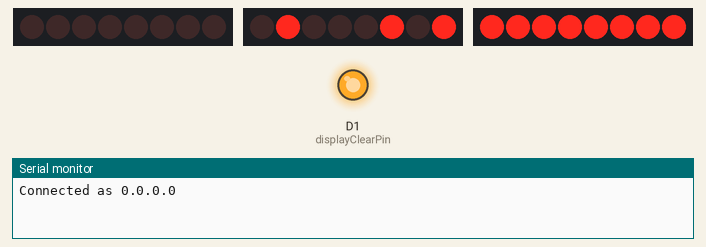
A program run on a simulated ESP8266 (NodeMCU). Parts: 3 × 8 shift-register outputs drawn as a row of LEDs (first output left, lit = HIGH), output pins drawn as LEDs (lit = HIGH), the last lines printed to the serial monitor. Wiring (inferred from the names in the program): 2 × shift register (74HC595): data D7, shift clock D5, latch D8 / data D4, shift clock D6. Wiring (inferred from the signals the program sends): 2 × row of LEDs: on Q0, Q1, Q2, Q3, Q4, Q5, Q6, Q7 / on Q0, Q1, Q2, Q3, Q4, Q5, Q6, Q7. WiFi joins after 1.5 s; servers stay silent unless stated; pins used as bus, display or sensor lines are not drawn.

Above: at 6.1 s.
At 6.6 s:
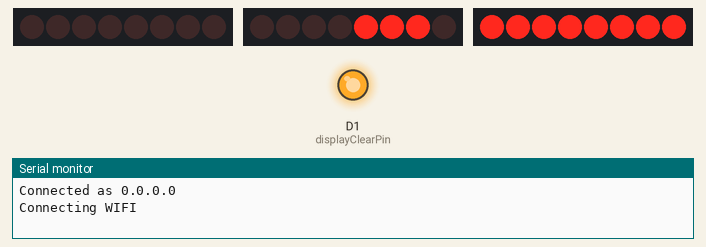
At 7.1 s:
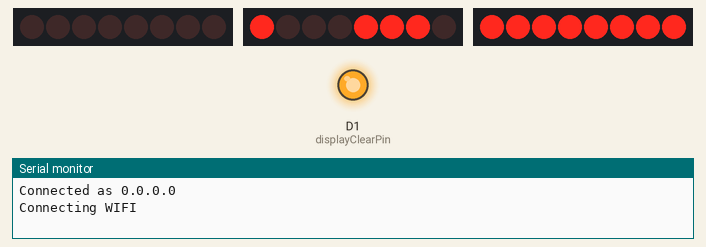
At 7.6 s:
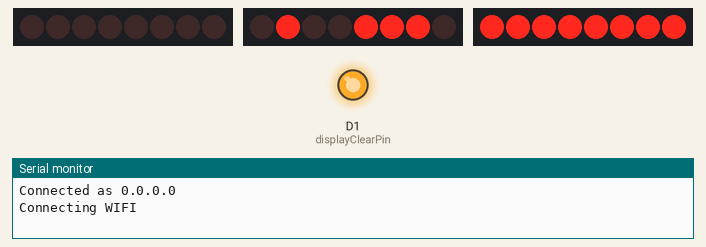
At 8.28 s:
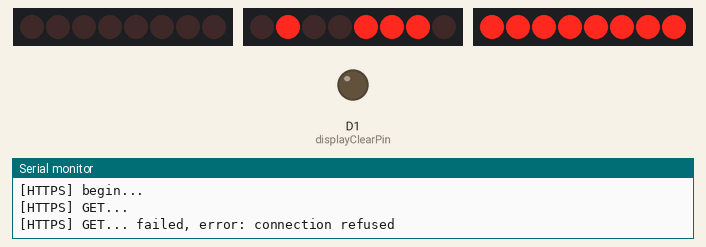
Timing chart, 0 to 9.8 s (numbered marks = the images above):
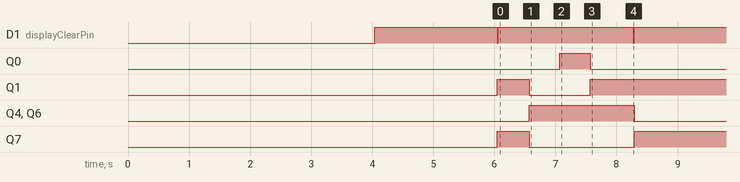

The program:

main.cpp
```cpp
#include <Arduino.h>
#include <MS6205.h> // https://github.com/holzachr/MS6205-arduino-library
#include <ESP8266WiFi.h>
#include <ESP8266HTTPClient.h>
#include <WiFiClientSecureBearSSL.h>
#include <Conf.h>
int const shiftRegisterLatchPin = D8;
int const shiftRegisterClockPin = D5;
int const shiftRegisterDataPin = D7;
int const displaySetPositionPin = D6;
int const displaySetCharacterPin = D4;
int const displayClearPin = D1;
MS6205 display(shiftRegisterLatchPin, shiftRegisterClockPin, shiftRegisterDataPin, displaySetPositionPin, displaySetCharacterPin, displayClearPin);
WiFiClient api;
void wifiConnect()
{
  if (WiFi.status() == WL_CONNECTED)
  {
    Serial.println(F("Already connected"));
    return;
  }
  display.clear();
  delay(500);
  display.setCursor(0, 6);
  display.write(F("Connecting WIFI"));
  Serial.println("Connecting WIFI");
  WiFi.mode(WIFI_STA);
  WiFi.hostname("plasma-matrix-display-iot");
  WiFi.begin(wifiSsid, wifiPass);
  while (WiFi.status() != WL_CONNECTED)
  {
    display.write(F("."));
    delay(500);
  }
}
String apiQuery()
{
  std::unique_ptr<BearSSL::WiFiClientSecure> client(new BearSSL::WiFiClientSecure);
  // Fingerprint expires on June 2, 2021, needs to be updated well before this date
  // const uint8_t fingerprint[20] = {0x40, 0xaf, 0x00, 0x6b, 0xec, 0x90, 0x22, 0x41, 0x8e, 0xa3, 0xad, 0xfa, 0x1a, 0xe8, 0x25, 0x41, 0x1d, 0x1a, 0x54, 0xb3};
  // client->setFingerprint(fingerprint);
  // Update: no need for fingerprint! Bit insecure, apparently but meh: https://buger.dread.cz/simple-esp8266-https-client-without-verification-of-certificate-fingerprint.html
  client->setInsecure();
  HTTPClient https;
  String payload;
  Serial.print(F("[HTTPS] begin...\n"));
  if (https.begin(*client, query))
  {
    Serial.print(F("[HTTPS] GET...\n"));
    int httpCode = https.GET();
    if (httpCode > 0)
    {
      Serial.printf("[HTTPS] GET... code: %d\n", httpCode);
      if (httpCode == HTTP_CODE_OK || httpCode == HTTP_CODE_MOVED_PERMANENTLY)
      {
        payload = https.getString();
        // Serial.println(payload);
      }
    }
    else
    {
      Serial.printf("[HTTPS] GET... failed, error: %s\n", https.errorToString(httpCode).c_str());
    }
    https.end();
    if (payload)
    {
      // Serial.println(payload);
      return payload;
    }
  }
}
void hideCursor()
{
  // Glitching it offscreen, shouldn't work but yeah.
  // Only really had to do this because I forgot to solder 8A to GND to hide it permanently
  display.setCursor(18, 10);
}
void setup()
{
  delay(2000);
  Serial.begin(115200);
  delay(2000);
  display.clear();
  delay(2000);
  display.setCursor(0, 4);
  display.write(F("MichaelCook.tech"));
  hideCursor();
  Serial.print(F("Connected as "));
  Serial.println(WiFi.localIP().toString().c_str());
}
void loop()
{
  wifiConnect(); // as necessary
  String result = apiQuery();
  if (result)
  {
    display.clear();
    char resultChars[result.length() + 1];
    result.toCharArray(resultChars, result.length());
    const char *delim = "\r\n";
    // Returns first token
    char *line = strtok(resultChars, delim);
    // Keep printing tokens til no more delims
    int i = 0;
    int limit = 10;
    while (line != NULL && i < limit)
    {
      display.setCursor(0, i);
      display.write(line);
      Serial.println(line);
      line = strtok(NULL, delim);
      i++;
    }
    Serial.println("");
    hideCursor();
    delay(10 * 60 * 1000); // 10mins after success
  }

  delay(10000);
}
```

Measured:
- by itself, D1 (displayClearPin): alternates HIGH for 2.2 s and LOW for 0.02 s, 4 changes in all, then stays HIGH
- by itself, Q0: LOW → HIGH at 7.1 s, → LOW 0.50 s later
- by itself, Q1: LOW → HIGH at 6.0 s, → LOW 0.53 s later, → HIGH 1.0 s later
- by itself, Q4, Q6: LOW → HIGH at 6.6 s, → LOW 1.7 s later
- by itself, Q7: LOW → HIGH at 6.0 s, → LOW 0.53 s later, → HIGH 1.7 s later
